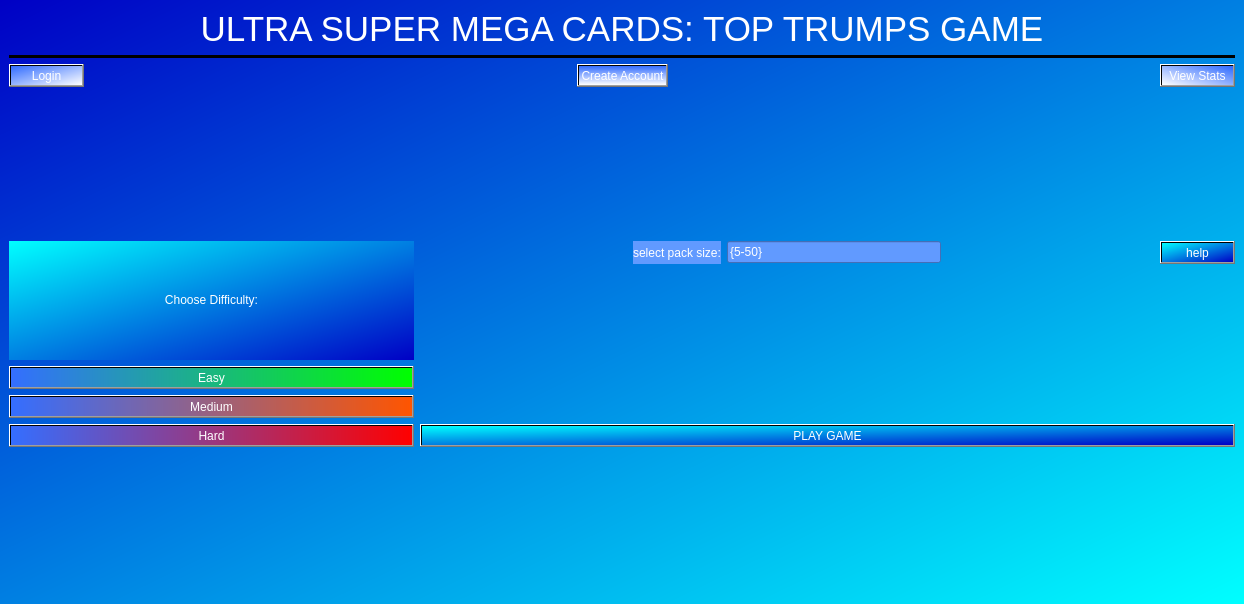
<?xml version="1.0" encoding="UTF-8"?>
<ui version="4.0">
 <class>MainWindow</class>
 <widget class="QMainWindow" name="MainWindow">
  <property name="geometry">
   <rect>
    <x>0</x>
    <y>0</y>
    <width>1244</width>
    <height>604</height>
   </rect>
  </property>
  <property name="windowTitle">
   <string>MainWindow</string>
  </property>
  <property name="styleSheet">
   <string notr="true">
background-color: qlineargradient(spread:pad, x1:0, y1:0, x2:1, y2:1, stop:0 rgba(0, 0, 197, 255), stop:1 rgba(0, 255, 255, 255));</string>
  </property>
  <widget class="QWidget" name="centralwidget">
   <layout class="QGridLayout" name="gridLayout">
    <item row="0" column="0" colspan="3">
     <widget class="QLabel" name="title_lb">
      <property name="styleSheet">
       <string notr="true">color: rgb(255, 255, 255);

background-color: qlineargradient(spread:pad, x1:0, y1:0, x2:0.532, y2:0.102273, stop:1 rgba(0, 0, 0, 0));
font: 87 8pt &quot;Bodoni MT Black&quot;;
</string>
      </property>
      <property name="text">
       <string>&lt;html&gt;&lt;head/&gt;&lt;body&gt;&lt;p align=&quot;center&quot;&gt;&lt;span style=&quot; font-size:26pt;&quot;&gt;ULTRA SUPER MEGA CARDS: TOP TRUMPS GAME&lt;/span&gt;&lt;/p&gt;&lt;/body&gt;&lt;/html&gt;</string>
      </property>
     </widget>
    </item>
    <item row="1" column="0" colspan="3">
     <widget class="Line" name="line">
      <property name="styleSheet">
       <string notr="true">
background-color: rgb(0, 0, 0);</string>
      </property>
      <property name="orientation">
       <enum>Qt::Horizontal</enum>
      </property>
     </widget>
    </item>
    <item row="2" column="0" colspan="3">
     <layout class="QHBoxLayout" name="horizontalLayout">
      <item>
       <widget class="QPushButton" name="login_btn">
        <property name="styleSheet">
         <string notr="true">background-color: qlineargradient(spread:pad, x1:0, y1:0.04, x2:1, y2:1, stop:0 rgba(52, 110, 255, 255), stop:1 rgba(255, 255, 255, 255));
font: 36pt &quot;MS Shell Dlg 2&quot;;
color: rgb(255, 255, 255);</string>
        </property>
        <property name="text">
         <string>Login</string>
        </property>
       </widget>
      </item>
      <item>
       <spacer name="horizontalSpacer">
        <property name="orientation">
         <enum>Qt::Horizontal</enum>
        </property>
        <property name="sizeHint" stdset="0">
         <size>
          <width>40</width>
          <height>20</height>
         </size>
        </property>
       </spacer>
      </item>
      <item>
       <widget class="QPushButton" name="create_account_btn">
        <property name="styleSheet">
         <string notr="true">background-color: qlineargradient(spread:pad, x1:0.502, y1:0, x2:0.507463, y2:1, stop:0 rgba(52, 110, 255, 255), stop:1 rgba(255, 255, 255, 255));
font: 36pt &quot;MS Shell Dlg 2&quot;;
color: rgb(255, 255, 255);</string>
        </property>
        <property name="text">
         <string>Create Account</string>
        </property>
       </widget>
      </item>
      <item>
       <spacer name="horizontalSpacer_2">
        <property name="orientation">
         <enum>Qt::Horizontal</enum>
        </property>
        <property name="sizeHint" stdset="0">
         <size>
          <width>40</width>
          <height>20</height>
         </size>
        </property>
       </spacer>
      </item>
      <item>
       <widget class="QPushButton" name="view_stats_btn">
        <property name="styleSheet">
         <string notr="true">background-color: qlineargradient(spread:pad, x1:1, y1:0.0740909, x2:0, y2:1, stop:0 rgba(52, 110, 255, 255), stop:1 rgba(255, 255, 255, 255));
font: 36pt &quot;MS Shell Dlg 2&quot;;
color: rgb(255, 255, 255);</string>
        </property>
        <property name="text">
         <string>View Stats</string>
        </property>
       </widget>
      </item>
     </layout>
    </item>
    <item row="3" column="1">
     <spacer name="verticalSpacer_3">
      <property name="orientation">
       <enum>Qt::Vertical</enum>
      </property>
      <property name="sizeHint" stdset="0">
       <size>
        <width>20</width>
        <height>65</height>
       </size>
      </property>
     </spacer>
    </item>
    <item row="4" column="0" rowspan="3">
     <layout class="QVBoxLayout" name="verticalLayout">
      <item>
       <widget class="QLabel" name="choose_dif_lb">
        <property name="styleSheet">
         <string notr="true">font: 20pt &quot;MS Shell Dlg 2&quot;;
background-color: qlineargradient(spread:pad, x1:1, y1:1, x2:0, y2:0, stop:0 rgba(0, 0, 197, 255), stop:1 rgba(0, 255, 255, 255));
color: rgb(255, 255, 255);</string>
        </property>
        <property name="text">
         <string>&lt;html&gt;&lt;head/&gt;&lt;body&gt;&lt;p align=&quot;center&quot;&gt;Choose Difficulty:&lt;/p&gt;&lt;/body&gt;&lt;/html&gt;</string>
        </property>
       </widget>
      </item>
      <item>
       <widget class="QPushButton" name="easy_btn">
        <property name="styleSheet">
         <string notr="true">background-color: qlineargradient(spread:pad, x1:0, y1:0, x2:1, y2:0, stop:0 rgba(52, 110, 255, 255), stop:1 rgba(0, 255, 0, 255));
color: rgb(255, 255, 255);
font: 28pt &quot;MS Shell Dlg 2&quot;;</string>
        </property>
        <property name="text">
         <string>Easy</string>
        </property>
       </widget>
      </item>
      <item>
       <widget class="QPushButton" name="medium_btn">
        <property name="styleSheet">
         <string notr="true">background-color: qlineargradient(spread:pad, x1:0, y1:0, x2:1, y2:0, stop:0 rgba(52, 110, 255, 255), stop:1 rgba(255, 85, 0, 255));
color: rgb(255, 255, 255);
font: 28pt &quot;MS Shell Dlg 2&quot;;
</string>
        </property>
        <property name="text">
         <string>Medium</string>
        </property>
       </widget>
      </item>
      <item>
       <widget class="QPushButton" name="hard_btn">
        <property name="styleSheet">
         <string notr="true">background-color: qlineargradient(spread:pad, x1:0, y1:0, x2:1, y2:0, stop:0 rgba(52, 110, 255, 255), stop:1 rgba(255, 0, 0, 255));
color: rgb(255, 255, 255);
font: 28pt &quot;MS Shell Dlg 2&quot;;</string>
        </property>
        <property name="text">
         <string>Hard</string>
        </property>
       </widget>
      </item>
     </layout>
    </item>
    <item row="4" column="1" colspan="2">
     <layout class="QHBoxLayout" name="horizontalLayout_2">
      <item>
       <spacer name="horizontalSpacer_3">
        <property name="orientation">
         <enum>Qt::Horizontal</enum>
        </property>
        <property name="sizeHint" stdset="0">
         <size>
          <width>40</width>
          <height>20</height>
         </size>
        </property>
       </spacer>
      </item>
      <item>
       <widget class="QLabel" name="packsize_lb">
        <property name="styleSheet">
         <string notr="true">background-color: rgb(97, 154, 255);
color: rgb(255, 255, 255);
font: 14pt &quot;MS Shell Dlg 2&quot;;</string>
        </property>
        <property name="text">
         <string>select pack size:</string>
        </property>
       </widget>
      </item>
      <item>
       <widget class="QLineEdit" name="pack_size_line_edit">
        <property name="styleSheet">
         <string notr="true">background-color: rgb(97, 154, 255);
color: rgb(255, 255, 255);
font: 14pt &quot;MS Shell Dlg 2&quot;;</string>
        </property>
        <property name="text">
         <string>{5-50}</string>
        </property>
       </widget>
      </item>
      <item>
       <spacer name="horizontalSpacer_4">
        <property name="orientation">
         <enum>Qt::Horizontal</enum>
        </property>
        <property name="sizeHint" stdset="0">
         <size>
          <width>40</width>
          <height>20</height>
         </size>
        </property>
       </spacer>
      </item>
      <item>
       <widget class="QPushButton" name="help_btn">
        <property name="styleSheet">
         <string notr="true">background-color: qlineargradient(spread:pad, x1:1, y1:1, x2:0, y2:0, stop:0 rgba(0, 0, 197, 255), stop:1 rgba(0, 255, 255, 255));
font: 14pt &quot;MS Shell Dlg 2&quot;;
color: rgb(255, 255, 255);</string>
        </property>
        <property name="text">
         <string>help</string>
        </property>
       </widget>
      </item>
     </layout>
    </item>
    <item row="5" column="2">
     <spacer name="verticalSpacer">
      <property name="orientation">
       <enum>Qt::Vertical</enum>
      </property>
      <property name="sizeHint" stdset="0">
       <size>
        <width>20</width>
        <height>65</height>
       </size>
      </property>
     </spacer>
    </item>
    <item row="6" column="1" colspan="2">
     <widget class="QPushButton" name="play_game_btn">
      <property name="styleSheet">
       <string notr="true">font: 72pt &quot;MS Shell Dlg 2&quot;;
background-color: qlineargradient(spread:pad, x1:1, y1:1, x2:0, y2:0, stop:0 rgba(0, 0, 197, 255), stop:1 rgba(0, 255, 255, 255));
color: rgb(255, 255, 255);</string>
      </property>
      <property name="text">
       <string>PLAY GAME</string>
      </property>
     </widget>
    </item>
    <item row="7" column="1">
     <spacer name="verticalSpacer_2">
      <property name="orientation">
       <enum>Qt::Vertical</enum>
      </property>
      <property name="sizeHint" stdset="0">
       <size>
        <width>20</width>
        <height>65</height>
       </size>
      </property>
     </spacer>
    </item>
   </layout>
  </widget>
 </widget>
 <resources/>
 <connections/>
</ui>
